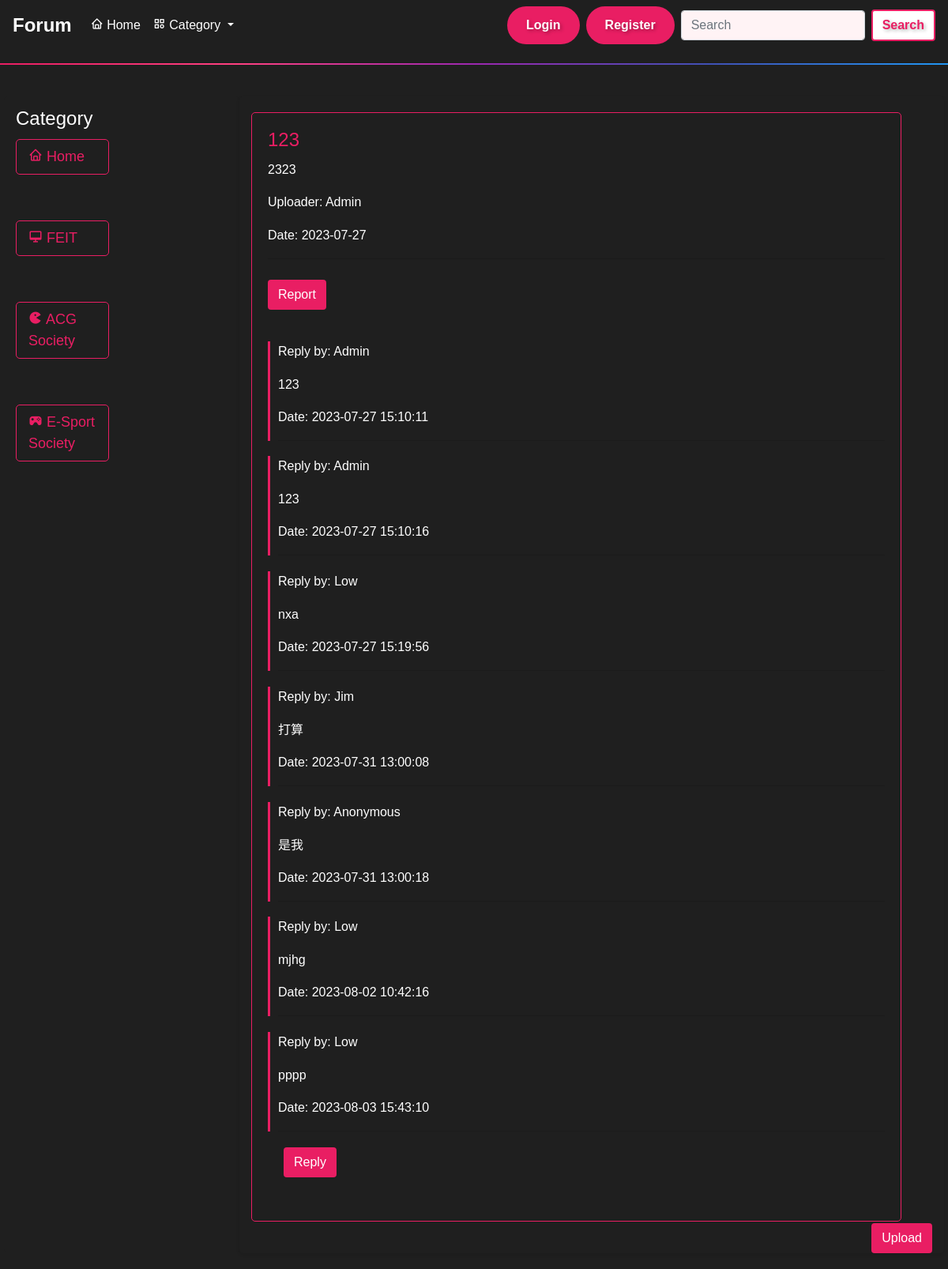
/Forum/ACG.php, run on the app's committed database.
### tables this page shows
CREATE TABLE `pages` (
  `id` int(11) NOT NULL,
  `title` varchar(255) NOT NULL,
  `description` text NOT NULL,
  `uploader` varchar(100) NOT NULL,
  `date` date NOT NULL,
  `page_type` varchar(50) NOT NULL
);

CREATE TABLE `acg_replies` (
  `id` int(11) NOT NULL,
  `post_id` int(11) NOT NULL,
  `content` text NOT NULL,
  `uploader` varchar(255) NOT NULL,
  `date` datetime NOT NULL,
  `anonymous` tinyint(1) DEFAULT 0
);

### Forum/ACG.php (the view, shortened to what this page needs)
<!DOCTYPE html>
<html lang="en">
<head>
  <link rel="stylesheet" href="css/feit.css">
  <link rel="stylesheet" href="css/acg.css">
  <link rel="stylesheet" href="https://cdn.jsdelivr.net/npm/bootstrap@4.1.3/dist/css/bootstrap.min.css">
  <link href='https://unpkg.com/boxicons@2.1.4/css/boxicons.min.css' rel='stylesheet'>
</head>
<body>
  <?php
  include "header.php";
  ?>
  <div class="pages-container">
    <div class="row">
      <div class="col-md-3">
        <form action="">
          <fieldset>
            <legend class="legend-title">Category</legend>
            <a href="home.php" class="pages-category-link"><i class='bx bx-home'></i> Home</a><br><br>
            <a href="FEIT.php" class="pages-category-link"><i class='bx bx-desktop'></i> FEIT</a><br><br>
            <a href="ACG.php" class="pages-category-link"><i class='bx bxs-game' ></i> ACG Society</a><br><br>
            <a href="E-Sport.php" class="pages-category-link"><i class='bx bxs-joystick' ></i> E-Sport Society</a>
          </fieldset>
        </form>
      </div>
      <div class="col-md-9">
        <?php
        include "config.php";
        $pageType = 'acgpage';
        $sql = "SELECT * FROM pages WHERE page_type = ? ORDER BY id DESC";
        $stmt = mysqli_prepare($connection, $sql);
        mysqli_stmt_bind_param($stmt, "s", $pageType);
        mysqli_stmt_execute($stmt);
        $result = mysqli_stmt_get_result($stmt);
        while ($row = mysqli_fetch_assoc($result)) {
          $postId = $row['id'];
          echo '<div class="acg-page">';
          echo '<h5>' . $row['title'] . '</h5>';
          echo '<p>' . $row['description'] . '</p>';
          echo '<p>Uploader: ' . $row['uploader'] . '</p>';
          echo '<p>Date: ' . $row['date'] . '</p>';
          echo '<hr>';
          echo '<a href="admin.php?postID=' . $row['id'] . '&page=' . $pageType . '" class="btn btn-report">Report</a>';
          $replySql = "SELECT * FROM acg_replies WHERE post_id = '$postId'";
          $replyResult = mysqli_query($connection, $replySql);
          while ($replyRow = mysqli_fetch_assoc($replyResult)) {
            echo '<div class="reply">';
            echo '<p>Reply by: ' . $replyRow['uploader'] . '</p>';
            echo '<p>' . $replyRow['content'] . '</p>';
            echo '<p>Date: ' . $replyRow['date'] . '</p>';
            echo '<hr>';
            echo '</div>';
          }
          echo '<a href="ACG_reply.php?post_id=' . $postId . '" class="btn btn-reply">Reply</a><br><br>';
          echo '</div>';
        }
        ?>
      </div>
    </div>
  </div>
  <a href="ACG-upload.php" class="btn btn-upload">Upload</a>
</body>
</html>

### Forum/css/feit.css (style rules this page uses)
.pages-container { margin-top: 20px; padding: 20px; background-color: #1f1f1f; color: #ffffff; }
.col-md-3 { background-color: #1f1f1f; border-radius: 5px; padding: 10px; }
.pages-category-link { display: block; margin-bottom: 10px; margin-right: 150px; color: #e91e63; font-size: 18px; text-decoration: none; border: 1px solid #e91e63; padding: 8px 15px; border-radius: 5px; transition: background-color 0.3s ease, border-color 0.3s ease, color 0.3s ease, transform 0.3s ease; }
.col-md-9 { padding: 20px; background-color: #1f1f1f; border-radius: 5px; box-shadow: 0 2px 4px rgba(0, 0, 0, 0.1); }
.btn-report { display: inline-block; margin-top: 10px; margin-bottom: 20px; padding: 8px 15px; background-color: #e91e63; color: #ffffff; border: none; border-radius: 5px; font-size: 16px; text-decoration: none; transition: background-color 0.3s ease, color 0.3s ease, transform 0.3s ease; }
.reply { margin-top: 20px; margin-bottom: 20px; border-left: 3px solid #e91e63; padding-left: 10px; will-change: transform, border-color; transition: transform 0.3s ease, border-color 0.3s ease; }
.btn-reply { display: inline-block; padding: 8px 15px; background-color: #e91e63; color: #ffffff; border: none; border-radius: 5px; font-size: 16px; text-decoration: none; transition: background-color 0.3s ease, color 0.3s ease, transform 0.3s ease; margin-left: 20px; margin-bottom: 11px; }
.btn-upload { display: inline-block; position: fixed; bottom: 20px; right: 20px; padding: 10px 15px; background-color: #e91e63; color: #ffffff; border: none; border-radius: 5px; font-size: 18px; text-decoration: none; transition: transform 0.3s ease, background-color 0.3s ease; }

### Forum/css/acg.css (style rules this page uses)
.acg-page { margin-bottom: 20px; border: 1px solid #e91e63; border-radius: 5px; padding: 20px; margin-right: 40px; will-change: transform, box-shadow; transition: transform 0.3s ease, box-shadow 0.3s ease; }
.acg-page h5 { font-size: 24px; color: #e91e63; margin-bottom: 10px; }
.acg-page p { font-size: 16px; line-height: 1.6; }

### Forum/header.php (style rules this page uses)
* { cursor: none; }
body { background-color: #1f1f1f; color: #1f1f1f; font-family: "Arial", sans-serif; }

### data on the page
pages: title "123", description "2323", uploader "Admin", date "2023-07-27"
acg_replies: uploader "Admin", content "123", date "2023-07-27 15:10:11"
acg_replies: uploader "Admin", content "123", date "2023-07-27 15:10:16"
acg_replies: uploader "Low", content "nxa", date "2023-07-27 15:19:56"
acg_replies: uploader "Jim", content "打算", date "2023-07-31 13:00:08"
acg_replies: uploader "Anonymous", content "是我", date "2023-07-31 13:00:18"
acg_replies: uploader "Low", content "mjhg", date "2023-08-02 10:42:16"
acg_replies: uploader "Low", content "pppp", date "2023-08-03 15:43:10"
